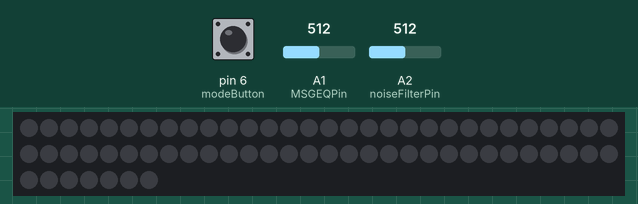
A sketch run on a simulated Arduino Uno, built with avr-gcc and run on an emulated ATmega328P. Parts: 67 RGB LEDs in strip order, left to right, continuing on the next row. The test bench sets the inputs (shaded band); at power-on: A1 (MSGEQPin) = 512, A2 (noiseFilterPin) = 512, pin 6 (modeButton) HIGH. Dim RGB values are drawn brighter than linear; colours are those a GRB WS2812 strip shows for the declared byte order.

Above: at 1.2 s.
1.3 s: A1 (MSGEQPin) set to 716
At 2.5 s:
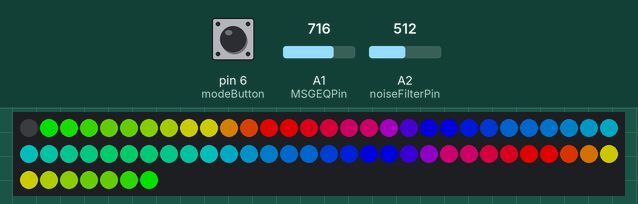
2.8 s: A2 (noiseFilterPin) set to 900
At 3.4 s:
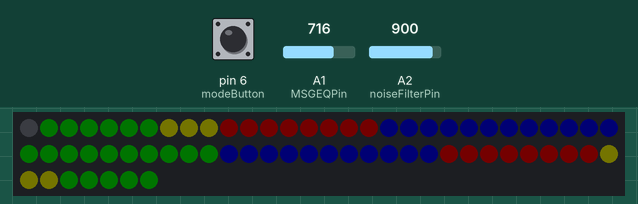
4.3 s: pin 6 (modeButton) pulled LOW for 0.15 s
At 5.1 s:
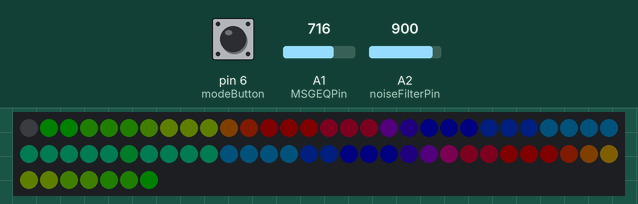
5.9 s: A2 (noiseFilterPin) set to 781
7.4 s: A2 (noiseFilterPin) set to 762
8.9 s: pin 6 (modeButton) pulled LOW for 1 s
At 9.2 s:
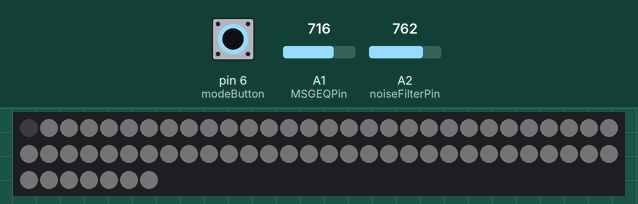
Timing chart, 0 to 11.9 s (numbered marks = the images above; inputs shaded):
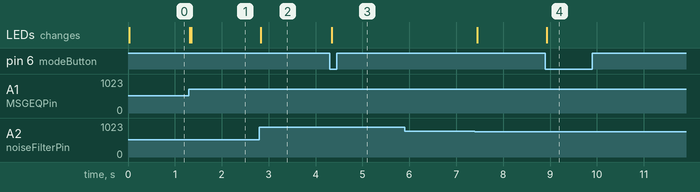

The sketch:

nollebricka.ino
```cpp
// Based on code from https://github.com/GeorgiZhelezov/arduino-msgeq7

#include <FastLED.h>
#include <Button.h>

#define NUM_LEDS 67
#define LED_PIN 2
CRGB leds[NUM_LEDS];

Button modeButton(6);

unsigned short MSGEQ[7]; //arrays for storing MSGEQ7 data
unsigned short strobePin = 4;
unsigned short resetPin = 9;
unsigned short noiseFilterPin = A2;
unsigned short MSGEQPin = 1;
unsigned short readDataDelay = 3; //delay after reading MSGEQ7 data
uint8_t hue = 0;

uint8_t mode = 0;
boolean pressed = false;


int ledSections[7][2][2] = {
        {
                {1,  4},
                {64, 66}
        },
        {
                {5,  8},
                {60, 63}
        },
        {
                {9, 12},
                {56, 59}
        },
        {
                {13, 16},
                {52, 55}
        },
        {
                {17, 20},
                {48, 51}
        },
        {
                {21, 24},
                {44, 47}
        },
        {
                {25, 34},
                {35, 43}
        }
};

void setup() {
    //Serial.begin(9600);
    modeButton.begin();
    // put your setup code here, to run once:
    FastLED.addLeds<WS2812, LED_PIN>(leds, NUM_LEDS);

    pinMode(strobePin, OUTPUT);
    pinMode(resetPin, OUTPUT);
    pinMode(MSGEQPin, INPUT);
    pinMode(noiseFilterPin, INPUT);

    digitalWrite(resetPin, HIGH);
    digitalWrite(resetPin, LOW);

}

void loop() {

    if (modeButton.pressed() && !pressed) {
        pressed = true;
        mode++;

        if (mode >= 4) {
          mode = 0;
        }
    }

    if (modeButton.released()) {
      pressed = false;
    }

    if (mode == 0) {
      readData();
      rainbowEq();
    } else if (mode == 1) {
      readData();
      rainbowEqMinBrightness();
    } else if (mode == 2) {
      readData();
      whiteEq();
    } else if (mode == 3) {
      rainbowFade();
    }

}

void readData() {
    unsigned short noiseFilter = analogRead(noiseFilterPin);

    delay(readDataDelay);

    noiseFilter = constrain(noiseFilter, 20, 1023);


    for (short i = 0; i < 7; i++) {
        digitalWrite(strobePin, LOW);

        MSGEQ[i] = analogRead(MSGEQPin);

        digitalWrite(strobePin, HIGH);

        MSGEQ[i] = constrain(MSGEQ[i], noiseFilter, 1023);

        MSGEQ[i] = map(MSGEQ[i], noiseFilter-1, 1023, 0, 255);

        MSGEQ[i] = constrain(MSGEQ[i]*2, 0, 255);

        delay(readDataDelay);
    }

}

void rainbowEq() {
    for (int sectionIndex = 0; sectionIndex < 7; sectionIndex++) {
        unsigned short brightness = MSGEQ[sectionIndex];

        for (int side = 0; side < 2; side++) {
            for (int dot = ledSections[sectionIndex][side][0]; dot <= ledSections[sectionIndex][side][1]; dot++) {
              int thisSection = 32 * sectionIndex;
              int nextSection = 32 * (sectionIndex + 1);

              // To make each section fade to next section
              int extra = map(dot, ledSections[sectionIndex][side][0], ledSections[sectionIndex][side][1], 0, nextSection - thisSection - 1);

              // Invert on other side
              if (side == 1) {
                extra = (extra * -1) + 32;
              }

              leds[dot] = CHSV(thisSection + extra, 255, brightness);
            }
        }
    }

    FastLED.show();
}

void rainbowEqMinBrightness() {
    for (int sectionIndex = 0; sectionIndex < 7; sectionIndex++) {
        unsigned short brightness = MSGEQ[sectionIndex];
        brightness = constrain(brightness + 30, 30, 255);

        for (int side = 0; side < 2; side++) {
            for (int dot = ledSections[sectionIndex][side][0]; dot <= ledSections[sectionIndex][side][1]; dot++) {
              int thisSection = 32 * sectionIndex;
              int nextSection = 32 * (sectionIndex + 1);

              // To make each section fade to next section
              int extra = map(dot, ledSections[sectionIndex][side][0], ledSections[sectionIndex][side][1], 0, nextSection - thisSection - 1);

              // Invert on other side
              if (side == 1) {
                extra = (extra * -1) + 32;
              }

              leds[dot] = CHSV(thisSection + extra, 255, brightness);
            }
        }
    }

    FastLED.show();
}

void whiteEq() {
    for (int sectionIndex = 0; sectionIndex < 7; sectionIndex++) {
        unsigned short brightness = MSGEQ[sectionIndex];
        brightness = constrain(brightness, 10, 150);

        for (int side = 0; side < 2; side++) {
            for (int dot = ledSections[sectionIndex][side][0]; dot <= ledSections[sectionIndex][side][1]; dot++) {
              leds[dot] = CHSV(0, 0, brightness);
            }
        }
    }

    FastLED.show();
}

void rainbowFade() {
  for (int i = 0; i < NUM_LEDS; i++) {
    leds[i] = CHSV(hue++ + i, 255, 100);
    FastLED.show();
    delay(30);
    if (modeButton.pressed() && !pressed) {
        pressed = true;
        mode++;

        if (mode >= 4) {
          mode = 0;
        }
    }

    if (modeButton.released()) {
      pressed = false;
      leds[0] = CHSV(255,255,0);

      break;
    }
  }


}
```

Measured:
- after the input at 1.3 s, the LEDs: first change at once (image 1 shows a later state)
- after the input at 2.8 s, the LEDs: change at once (image 2)
- after the input at 4.3 s, the LEDs: change after 0.05 s (image 3)
- after the input at 5.9 s, every drawn part: stays the same
- after the input at 8.9 s, the LEDs: change at once (image 4)
